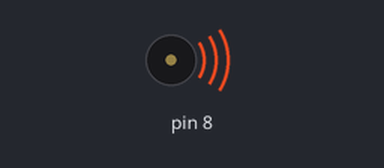
Simulated run of this sketch. Board: Arduino Uno, built with avr-gcc and run on an emulated ATmega328P. On the bench: buzzer (waves = sounding).

Above: at 0.15 s.
At 9.1 s:
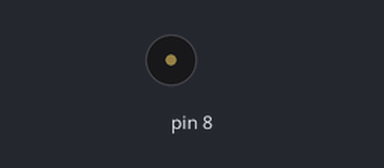
Timing chart, 0 to 9.5 s (numbered marks = the images above):
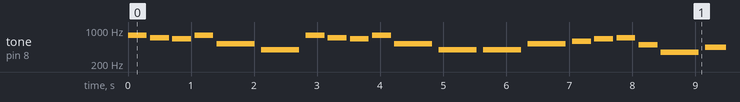

The sketch:

tone_melody_bartok_konope.ino
```cpp
// (licence header left out)
#include "pitches.h"

// notes in the melody
int melody[] = {
  NOTE_G5, NOTE_F5, NOTE_E5, NOTE_G5,
  NOTE_C5, NOTE_G4,
  NOTE_G5, NOTE_F5, NOTE_E5, NOTE_G5,
  NOTE_C5, NOTE_G4,
  NOTE_G4, NOTE_C5,
  NOTE_D5, NOTE_E5, NOTE_F5, NOTE_B4,
  NOTE_F4, NOTE_A4,
  NOTE_C5, NOTE_D5,
  NOTE_G4,
  NOTE_G4, 0
};

// note durations: 4 = quarter note, 8 = eighth note, etc.:
int noteDurations[] = {
  8, 8, 8, 8,
  4, 4,
  8, 8, 8, 8,
  4, 4,
  4, 4,
  8, 8, 8, 8,
  4, 4,
  4, 4,
  2,
  4, 4
};

int notesLength = sizeof(melody)/sizeof(int);

// beats per minute
int bpm = 85;
// duration of a beat in ms
float beatDuration = 60.0 / bpm * 1000;

void setup() {
}

void loop() {
  for (int thisNote = 0; thisNote < notesLength; thisNote++) {

    float noteDuration = beatDuration * (4.0 / noteDurations[thisNote]);
    tone(8, melody[thisNote], noteDuration * 0.85);
    delay(noteDuration);
  }
  delay(500);
}
```

pitches.h
```cpp
/*************************************************
 * Public Constants
 *************************************************/

#define NOTE_B0  31
#define NOTE_C1  33
#define NOTE_CS1 35
#define NOTE_D1  37
#define NOTE_DS1 39
#define NOTE_E1  41
#define NOTE_F1  44
#define NOTE_FS1 46
#define NOTE_G1  49
#define NOTE_GS1 52
#define NOTE_A1  55
#define NOTE_AS1 58
#define NOTE_B1  62
#define NOTE_C2  65
#define NOTE_CS2 69
#define NOTE_D2  73
#define NOTE_DS2 78
#define NOTE_E2  82
#define NOTE_F2  87
#define NOTE_FS2 93
#define NOTE_G2  98
#define NOTE_GS2 104
#define NOTE_A2  110
#define NOTE_AS2 117
#define NOTE_B2  123
#define NOTE_C3  131
#define NOTE_CS3 139
#define NOTE_D3  147
#define NOTE_DS3 156
#define NOTE_E3  165
#define NOTE_F3  175
#define NOTE_FS3 185
#define NOTE_G3  196
#define NOTE_GS3 208
#define NOTE_A3  220
#define NOTE_AS3 233
#define NOTE_B3  247
#define NOTE_C4  262
#define NOTE_CS4 277
#define NOTE_D4  294
#define NOTE_DS4 311
#define NOTE_E4  330
#define NOTE_F4  349
#define NOTE_FS4 370
#define NOTE_G4  392
#define NOTE_GS4 415
#define NOTE_A4  440
#define NOTE_AS4 466
#define NOTE_B4  494
#define NOTE_C5  523
#define NOTE_CS5 554
#define NOTE_D5  587
#define NOTE_DS5 622
#define NOTE_E5  659
#define NOTE_F5  698
#define NOTE_FS5 740
#define NOTE_G5  784
#define NOTE_GS5 831
#define NOTE_A5  880
#define NOTE_AS5 932
#define NOTE_B5  988
#define NOTE_C6  1047
#define NOTE_CS6 1109
#define NOTE_D6  1175
#define NOTE_DS6 1245
#define NOTE_E6  1319
#define NOTE_F6  1397
#define NOTE_FS6 1480
#define NOTE_G6  1568
#define NOTE_GS6 1661
#define NOTE_A6  1760
#define NOTE_AS6 1865
#define NOTE_B6  1976
#define NOTE_C7  2093
#define NOTE_CS7 2217
#define NOTE_D7  2349
#define NOTE_DS7 2489
#define NOTE_E7  2637
#define NOTE_F7  2794
#define NOTE_FS7 2960
#define NOTE_G7  3136
#define NOTE_GS7 3322
#define NOTE_A7  3520
#define NOTE_AS7 3729
#define NOTE_B7  3951
#define NOTE_C8  4186
#define NOTE_CS8 4435
#define NOTE_D8  4699
#define NOTE_DS8 4978
```

Measured:
- by itself, tone on pin 8: plays 784 Hz for 0.30 s, 698 Hz for 0.30 s, 659 Hz for 0.30 s, 784 Hz for 0.30 s, 523 Hz for 0.60 s, 392 Hz for 0.60 s … (216 notes in this stretch)
